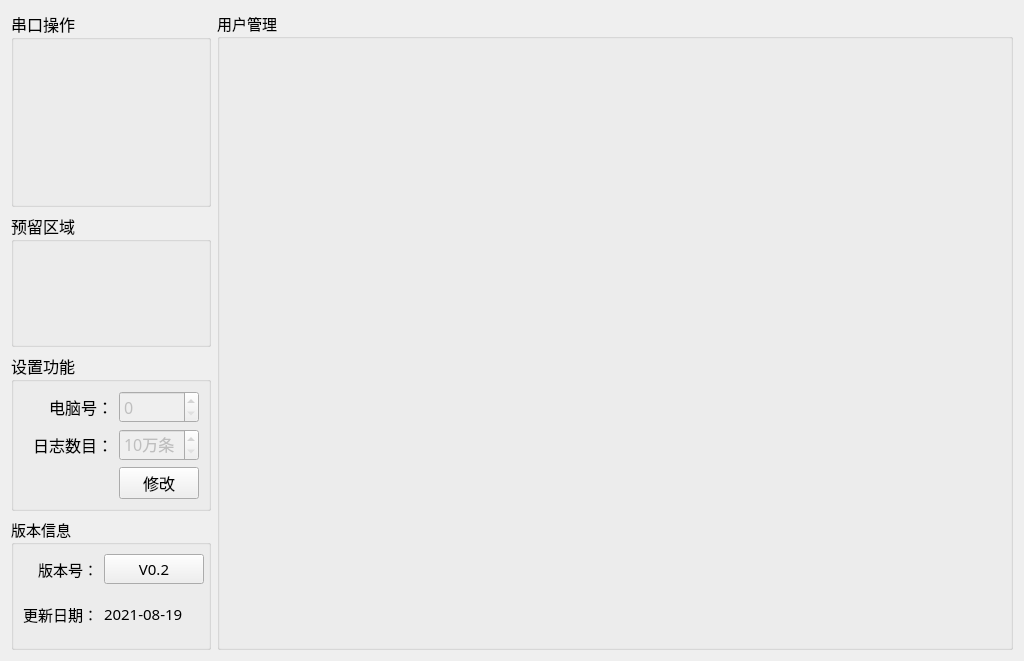
<?xml version="1.0" encoding="UTF-8"?>
<ui version="4.0">
 <class>Setup_MainWid</class>
 <widget class="QWidget" name="Setup_MainWid">
  <property name="geometry">
   <rect>
    <x>0</x>
    <y>0</y>
    <width>1024</width>
    <height>661</height>
   </rect>
  </property>
  <property name="font">
   <font>
    <family>微软雅黑</family>
    <pointsize>11</pointsize>
   </font>
  </property>
  <property name="windowTitle">
   <string>Form</string>
  </property>
  <layout class="QGridLayout" name="gridLayout_6">
   <item row="0" column="0">
    <widget class="QGroupBox" name="groupBox_3">
     <property name="minimumSize">
      <size>
       <width>0</width>
       <height>80</height>
      </size>
     </property>
     <property name="maximumSize">
      <size>
       <width>200</width>
       <height>220</height>
      </size>
     </property>
     <property name="font">
      <font>
       <family>微软雅黑</family>
       <pointsize>12</pointsize>
      </font>
     </property>
     <property name="title">
      <string>串口操作</string>
     </property>
     <layout class="QGridLayout" name="gridLayout">
      <item row="0" column="0">
       <widget class="QWidget" name="comWid" native="true">
        <property name="minimumSize">
         <size>
          <width>0</width>
          <height>70</height>
         </size>
        </property>
       </widget>
      </item>
      <item row="1" column="0">
       <widget class="QWidget" name="sourceWid" native="true">
        <property name="minimumSize">
         <size>
          <width>0</width>
          <height>70</height>
         </size>
        </property>
       </widget>
      </item>
     </layout>
    </widget>
   </item>
   <item row="0" column="1" rowspan="4">
    <widget class="QGroupBox" name="groupBox_5">
     <property name="title">
      <string>用户管理</string>
     </property>
     <layout class="QGridLayout" name="gridLayout_4">
      <item row="0" column="0">
       <widget class="QStackedWidget" name="stackedWid"/>
      </item>
     </layout>
    </widget>
   </item>
   <item row="1" column="0">
    <widget class="QGroupBox" name="groupBox_4">
     <property name="maximumSize">
      <size>
       <width>200</width>
       <height>300</height>
      </size>
     </property>
     <property name="font">
      <font>
       <family>微软雅黑</family>
       <pointsize>12</pointsize>
      </font>
     </property>
     <property name="title">
      <string>预留区域</string>
     </property>
     <layout class="QGridLayout" name="gridLayout_3"/>
    </widget>
   </item>
   <item row="2" column="0">
    <widget class="QGroupBox" name="groupBox_2">
     <property name="minimumSize">
      <size>
       <width>0</width>
       <height>0</height>
      </size>
     </property>
     <property name="maximumSize">
      <size>
       <width>200</width>
       <height>16777215</height>
      </size>
     </property>
     <property name="font">
      <font>
       <family>微软雅黑</family>
       <pointsize>12</pointsize>
      </font>
     </property>
     <property name="title">
      <string>设置功能</string>
     </property>
     <layout class="QGridLayout" name="gridLayout_5">
      <item row="0" column="0">
       <widget class="QLabel" name="label_16">
        <property name="text">
         <string>电脑号：</string>
        </property>
        <property name="alignment">
         <set>Qt::AlignRight|Qt::AlignTrailing|Qt::AlignVCenter</set>
        </property>
       </widget>
      </item>
      <item row="0" column="1">
       <widget class="QSpinBox" name="pcNumSpin">
        <property name="enabled">
         <bool>false</bool>
        </property>
        <property name="styleSheet">
         <string notr="true"/>
        </property>
        <property name="maximum">
         <number>9</number>
        </property>
       </widget>
      </item>
      <item row="1" column="0">
       <widget class="QLabel" name="label_15">
        <property name="text">
         <string>日志数目：</string>
        </property>
        <property name="alignment">
         <set>Qt::AlignRight|Qt::AlignTrailing|Qt::AlignVCenter</set>
        </property>
       </widget>
      </item>
      <item row="1" column="1">
       <widget class="QSpinBox" name="logCountSpin">
        <property name="enabled">
         <bool>false</bool>
        </property>
        <property name="suffix">
         <string>万条</string>
        </property>
        <property name="minimum">
         <number>10</number>
        </property>
       </widget>
      </item>
      <item row="2" column="0">
       <spacer name="horizontalSpacer_2">
        <property name="orientation">
         <enum>Qt::Horizontal</enum>
        </property>
        <property name="sizeHint" stdset="0">
         <size>
          <width>92</width>
          <height>20</height>
         </size>
        </property>
       </spacer>
      </item>
      <item row="2" column="1">
       <widget class="QPushButton" name="pcBtn">
        <property name="text">
         <string>修改</string>
        </property>
       </widget>
      </item>
     </layout>
    </widget>
   </item>
   <item row="3" column="0">
    <widget class="QGroupBox" name="groupBox">
     <property name="maximumSize">
      <size>
       <width>200</width>
       <height>140</height>
      </size>
     </property>
     <property name="title">
      <string>版本信息</string>
     </property>
     <layout class="QGridLayout" name="gridLayout_2">
      <item row="1" column="2">
       <widget class="QLabel" name="label_date">
        <property name="text">
         <string>2021-08-19</string>
        </property>
       </widget>
      </item>
      <item row="0" column="0">
       <widget class="QLabel" name="label">
        <property name="text">
         <string>版本号：</string>
        </property>
        <property name="alignment">
         <set>Qt::AlignRight|Qt::AlignTrailing|Qt::AlignVCenter</set>
        </property>
       </widget>
      </item>
      <item row="1" column="0">
       <widget class="QLabel" name="label_3">
        <property name="text">
         <string>更新日期：</string>
        </property>
        <property name="alignment">
         <set>Qt::AlignRight|Qt::AlignTrailing|Qt::AlignVCenter</set>
        </property>
       </widget>
      </item>
      <item row="0" column="2">
       <widget class="QPushButton" name="verBtn">
        <property name="minimumSize">
         <size>
          <width>100</width>
          <height>30</height>
         </size>
        </property>
        <property name="text">
         <string>V0.2</string>
        </property>
       </widget>
      </item>
     </layout>
    </widget>
   </item>
  </layout>
 </widget>
 <resources/>
 <connections/>
</ui>
